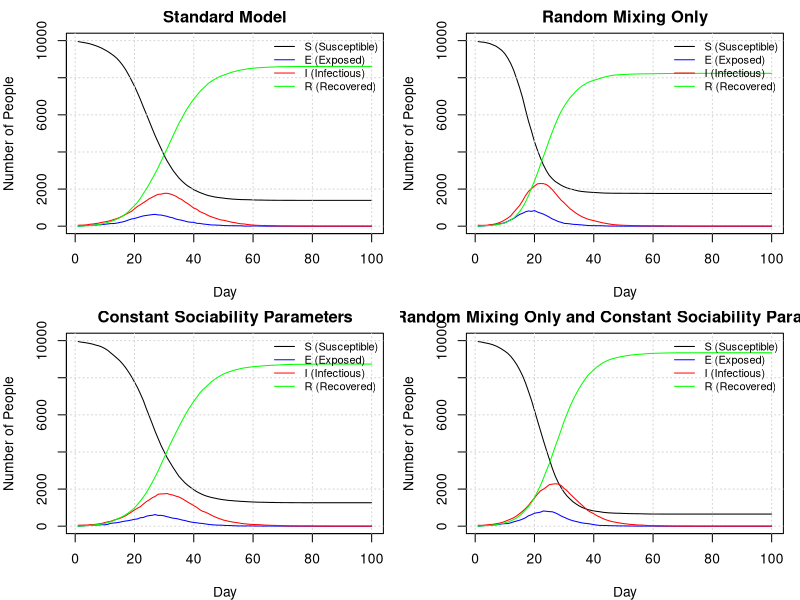

Recreate this plot in R.
###########################################################
# File:    Submission.R
# Authors: Colin McDonagh (s2213748), Matthew Poole (s2892092), James Horn (s2304075)
# Date:    2025-10-15
# Github URL: https://github.com/JTHorn-eng/Extended-Stats-Programming-Assignment-2/blob/main/Submission.R
###########################################################
#
### About
#
# This document is the code to run an SEIR model and prints the plots of 4 
# different implementations of the model. The program primarily uses two 
# functions to do this: get.net() and seir(). This SEIR model can account for 
# different transmission rates between people sharing houses of different sizes,
# social networks of different sizes, and random mixing. The housing sharing 
# assumes a uniform distribution of house sizes and the social networks allow 
# for variable social network sizes, depending on their 'sociability' parameter.
# The code concludes with a commentary on the 4 different models. 
# 
#
#
### Contributions:
#
# All members attended the majority of workshops and communicated remotely about 
# progress made outside of class time.
#
# Colin McDonagh (33 %) Wrote the majority of the nseir function and led the 
#                       commentary of the different models  
#                      
# Matthew Poole  (34 %) Wrote the code to distribute people to houses, optimised 
#                       the get.net function and nseir function
#                      
# James Horn     (33 %) Wrote the original get.net function and wrote the plot 
#                       function 
#                     


get.net = function(beta, h, nc=15) {
  #' Creates a list of vectors, with each vector at position i containing the 
  #' indices of people that person i is connected with socially. This is done by 
  #' looping through each person, calculating their network based on the 
  #' probability they are connected to someone else, and then recording these 
  #' values at position i of the list, and then recording the value i at each 
  #' index of the list of the person in the social network.
  #' @param beta A list of n uniform random deviates
  #' @param h    A vector of length n describing who shares houses
  #' @param nc  A value dictating the average number of connections per person.
  #' 
  #' @return a list of vectors, with the vector at position i being the social 
  #' network of person i.
  
  # Define the number of people to consider
  n <- length(h)
  
  # Create a list of vectors for who shares a house with who, as people sharing 
  # houses cannot be in the same social network.
  house_network <- lapply(h, function(x) which(x == h))
  
  # Generate an empty list to populate with connections
  social_network <- vector("list",n)
  
  # Calculates a constant used inside a loop once for efficiency to calculate 
  # the probability that two people are connected socially.
  k <- nc*beta/(mean(beta)^2*(n-1))
  
  # loop through each person in the network
  for (i in 1:(n-1)) {
    # Create probabilities that person i is connected with each other person. 
    # Only consider person i and onwards as these values will be symmetric.
    network_probs <- c(rep(0,i), beta[i]*k[(i+1):n]) 
    
    # Create probabilities to compare the network probs with.
    # The first i values are 1 as the first (i-1) have already been assigned 
    # networks, and person i cannot be in a network with themself. 
    probs <- c(rep(1,i), runif(n-i))
    
    # Assign the indices of people sharing a network to a vector, and exclude 
    # anyone who lives with them
    social_indices <- which(network_probs > probs)[-house_network[[i]]]
    
    # append the indices of people in person i's network to the list
    social_network[[i]] <- c(social_network[[i]], social_indices)
    
    # append person i to the network of each person in person i's network
    social_network[social_indices] <- lapply(social_network[social_indices], 
                                             function(x) c(x, i))
  }
  
  return(social_network)
}


nseir <- function(beta,h,alink,alpha=c(.1,.01,.01),delta=.2,gamma=.4,nc=15, 
                  nt = 100,pinf = .005) {
  #' This function implements and simulates the SEIR model described in the 
  #' introduction to this document for a given set of parameter values. It 
  #' calculates the amount of people that are in the susceptible, exposed, 
  #' infected, and recovered classes each day based on households, a personal 
  #' social network, and a random interaction network (where households and the 
  #' personal networks are disjoint). 
  #' @param beta  A list of uniform random deviates
  #' @param h     A vector indexing who shares houses
  #' @param alink A list of vectors, with the vector at position i being the 
  #'              social network of person i.
  #' @param alpha A vector of parameters for alpha_h, alpha_c, and alpha_r (as 
  #'              described above) respectively.
  #' @param delta The probability that an infected individual transfers from the 
  #'              infected class to the recovered class each day.
  #' @param gamma The probability that an exposed individual transfers from the 
  #'              exposed class to the infected class each day.
  #' @param n_c   A value of the average number of personal connections per person.
  #' @param nt    The number of days to simulate the model over.
  #' @param pinf  The proportion of the population infected at the start of the 
  #'              simulation.
  #' 
  #' @return A list of vectors, where these vectors contain the number of people 
  #'          in the susceptible class, exposed class, infected class, recovered 
  #'          class, and the day these correspond to respectively.
  
  # Sets the number of people in the model
  n <- length(h)
  
  # Initialise the vectors we will return from this function
  S <- E <- I <- R <- t_vec <- rep(0,nt)
  
  # Create a vector to contain the class of each individual each day
  x <- rep(0, n)
  
  # Randomly sample the initial infected people from our population
  x[sample(1:n, round(n * pinf))] <- 2
  
  # Find the initial number of susceptible and infected people
  S[1] <- sum(x==0); I[1] <- sum(x==2)
  
  # Calculates a constant to be used inside a loop once for efficiency. This will
  # be used to calculate the proability of being exposed through random mixing.
  k <- (alpha[3]*nc*beta) / (mean(beta)^2*(n-1))
  
  # Iterate the following over each day in the simulation
  for (t in 2:nt){
    
    # Initialise a vector to store the people exposed by each infected person
    exp_vector <- vector("list", length=length(which(x==2)))
    
    # Iterate over each infected person to find out which susceptible people are
    # exposed by at least one infected person
    for (i in which(x==2)){
      
      # Reset the indices of susceptible people infected after each iteration
      shce <- snce <- srce <- numeric(0)
      
      # Only consider the household model if the user specifies this
      if(alpha[1]>0){
        # Find indices of susceptible people in a household with infected person i
        shc <- which((h==h[i])&x==0)
        # Samples whether people in shc are exposed (by household) by person i
        shce <- shc[runif(length(shc))<=alpha[1]]
      }
      
      
      # Only consider the contact network if the user specifies this
      if(alpha[2]>0){
        # Find indices of susceptible people in a contact network with infected 
        # person i
        nc <- alink[[i]]
        snc <- nc[which(x[nc]==0)]
        
        # Samples whether people in snce are exposed (by contact network) by person i
        snce <- snc[runif(length(snc))<=alpha[2]]
      }
      
      
      # Only consider the random network if the user specifies this
      if(alpha[3]>0){
        # Finds indices of susceptible people
        src <- which(x==0)
        # Samples whether people in src are exposed (by random network) by person i
        srce <- src[runif(length(src)) <= beta[i]*k[src]]
      } 
      
      # Append unique people exposed by person i to a running list
      exp_vector[[i]] <- unique(c(shce, snce, srce))
    }
    
    # Find the unique susceptible people exposed on day t by any infected person
    any_exp_vector <- unique(unlist(exp_vector))
    
    # Susceptible people transition to exposed class as calculated above
    x[any_exp_vector] <- 1
    
    # Create uniform random deviates for transition probabilities of other states.
    u <- runif(n)
    
    # Infected people transition to recovered with class probability delta            
    x[x==2&u<delta] <- 3 
    # Exposed people transition to infected class with probability gamma
    x[x==1&u<gamma] <- 2  
    

    
    # Sum the total people in each class and increment the day
    S[t] <- sum(x==0); E[t] <- sum(x==1)
    I[t] <- sum(x==2); R[t] <- sum(x==3)
    t_vec[t] <- t
  }  
  
  # Return the list of susceptible, exposed, infected, and recovered people on 
  # each day and the vector of day indices
  return(list(S=S,E=E,I=I,R=R,t=t_vec))
}

plot_seir = function(seir_results_list, n, title = 'SEIR Model Results') {

    #' Plots a list of SEIR model results in a 2x2 grid layout, showing the
    #' evolution of SEIR (Susceptible, Exposed, Infectious, Recovered) 
    #' compartments for one or more simulation results. Each element of
    #' `seir_results_list` should be a list containing vectors `S`, `E`,
    #' `I`, and `R` representing daily counts of individuals in each state.
    #' 
    #' @param seir_results_list A list of all model results
    #' @param n the population size for each plot's y-axis
    #' @param title optional title for overall window

    # Generate the grid layout with margin outside layout for legend
    par(mfrow = c(2, 2), mar = c(4, 4, 2, 1))

    # Create subplot titles
    plot_titles <- c(
      'Standard Model'
      ,'Random Mixing Only'
      ,'Constant Sociability Parameters'
      ,'Random Mixing Only and Constant Sociability Parameters'
    )

    for (i in seq_along(seir_results_list)) {

        par(xpd=FALSE)
        
        # Obtain results timeframe in days
        seir_results <- seir_results_list[[i]]
        n_days <- length(seir_results$S)
        days <- 1:n_days

        # Generate line graphs for each class member of the population per day
        plot(
            days
            , seir_results$S
            , type = "l"
            , col = "black"
            , ylim = c(0, n)
            , xlab = "Day"
            , ylab = "Number of People"
            , main = plot_titles[i]
        )

        grid()
      
        lines(days, seir_results$E, col = "blue")
        lines(days, seir_results$I, col = "red")
        lines(days, seir_results$R, col = "green")

        legend("topright",
              inset = c(0, 0),
              legend = c("S (Susceptible)", "E (Exposed)", "I (Infectious)", 
                         "R (Recovered)"),
              col = c("black", "blue", "red", "green"),
              lty = 1,
              xpd = NA,
              bty = "n",
              cex = 0.8
          )
    }

    # End layout plotting
    par(xpd = NA)

    # Add a title for the overall window
    mtext(title, outer = TRUE, line = 1, cex = 1.2)
}

system.time({
# Run models
# Specify the number of people in the simulation and the maximum number of 
# people in a given household
n = 10000; hmax = 5

# Simulate beta values as standard uniform random deviates
beta <- runif(n)

# Simulate a vector of household contacts
h1 <- rep(rep(1:n, sample(1:hmax,n, replace=TRUE)), length.out=n)

# Simulate personal network information
alink <- get.net(runif(n), h1, 15)


# Create a list of models (using nseir) to compare
results_list <- list(

    # Standard model with personal, household, and random mixing
    nseir(beta, h1, alink)

    # Run model with random mixing only
    ,nseir(beta, h1, alink, alpha=c(0, 0, 0.04))
    
    # Run model with constant sociability parameters for each person
    ,nseir(beta=rep(mean(beta),n), h1, alink)
    
    # Run model with constant sociability parameters for each person and only 
    # consider random mixing
    ,nseir(beta=rep(mean(beta),n), h1, alink, alpha=c(0, 0, 0.04))

)
plot_seir(results_list, n)

})

################################################################################
#'
###' Model Comparison
#'
##' Household, Contact Network, and Random Network Models vs Random Network Only Models:
# ------------------------------------------------------------------------------
#' The models that contain the household and contact network components account
#' for more variability in the infection rates. Thus, we observe a more diffuse 
#' distribution of infectious individuals than the models that only consider the 
#' random network effect, which likely overestimate the peak severity of the pandemic. 
#' We also observe that the peak of infection occurs later for models that contain
#' household and contact network components than it does for the models that only
#' consider random mixing.
#' 
#' The additional variability described above comes from allowing the models that 
#' contain household and personal network information to consider behavioral and 
#' random aspects of individuals more intimately:
#' 
#' Variability is introduced in the personal network since the more social an 
#' individual is, the more people they are likely to have in their contact 
#' network, and thus the more people they are likely to infect/be infected by 
#' (where as the opposite is true for unsociable people).
#' 
#' The household structure adds variability that is independent of sociability
#' parameter values (unlike the random network only model for variable beta 
#' values) as household sizes are assumed to be uniformly distributed from 1 to 5.
#' 
#' We also note that the full model is more robust when neglecting the random 
#' variability of sociability between individuals, as the results are very similar
#' (only around 100 more people are infected in the constant sociability model).
#' This could be the case as the household and contact network structures still 
#' encode some underlying random sociability structure into the model). 
#' The random network only model is far more sensitive to this change, and 
#' results in the pandemic infecting far more people (and being severe for 
#' longer) than the random network model with variable sociability parameters.
# ------------------------------------------------------------------------------
#' According to our code, the standard models that take into account housing and
#' network structure have the longest amount of time until the peak infection, as 
#' well as the lowest peak of infections. This is likely because the housing and 
#' network structure introduce more variability into the chances of people being 
#' infected, through bigger social groups and bigger households. As a result, not 
#' everyone has the same expected time until infection. The random mixing only 
#' models likely overestimate the peak of infections, as well as likely underestimate 
#' the time it takes until such a point. 
#' 
#' The random mixing only models have the same expected time until peak infections as
#' one another, but the model with constant sociability parameters has very little
#' variability whatsoever. We see here that almost everyone becomes infected by
#' the disease. Interestingly, the random mixing only model with some variability 
#' tends to infect the fewest people overall. We were also surprised that there 
#' was not more difference between the standard model and the standard model with 
#' constant sociability parameters, given the higher variability in the standard 
#' model between social network sizes and random mixing.